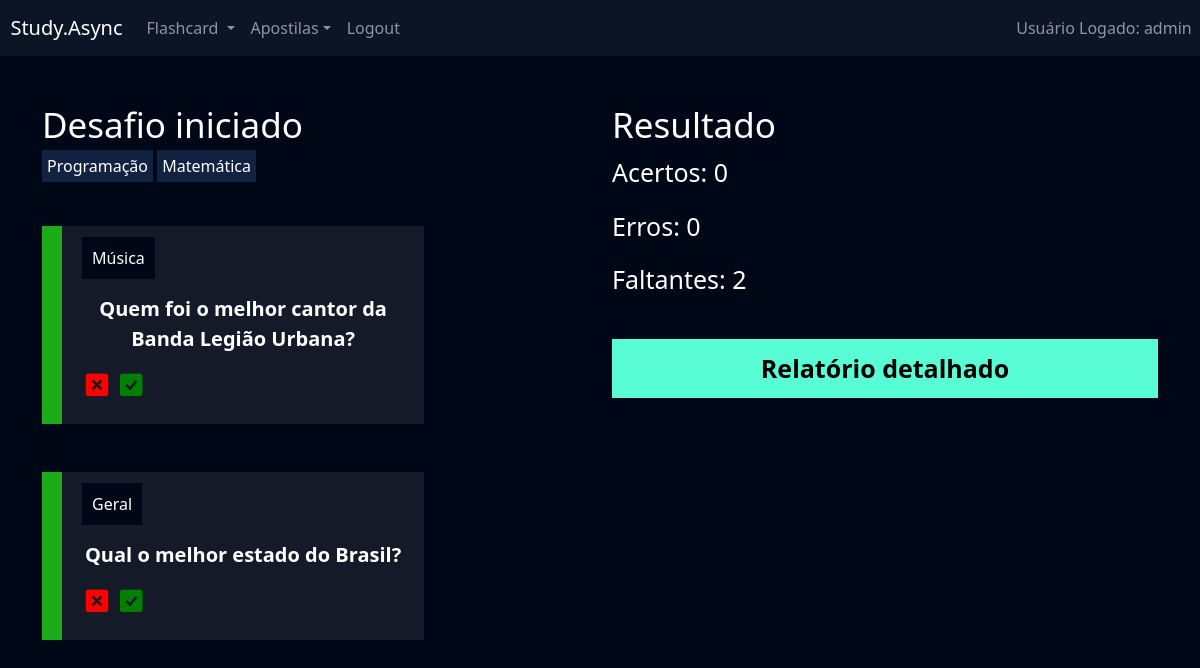
The app's page /flashcard/desafio/6 (signed in) with its own data.
### flashcard/models.py (models this page shows, shortened)
class FlashcardDesafio(models.Model):
    flashcard = models.ForeignKey(Flashcard, on_delete=models.DO_NOTHING)
    respondido = models.BooleanField(default=False)
    acertou = models.BooleanField(default=False)

class Flashcard(models.Model):
    DIFICULDADE_CHOICES = (('D', 'Difícil'), ('M', 'Médio'), ('F', 'Fácil'))
    user = models.ForeignKey(User, on_delete=models.DO_NOTHING)
    pergunta = models.CharField(max_length=100)
    resposta = models.TextField()
    categoria = models.ForeignKey(Categoria, on_delete=models.DO_NOTHING)
    dificuldade = models.CharField(max_length=1, choices=DIFICULDADE_CHOICES)
    @property
    def css_dificuldade(self):
        if self.dificuldade == 'F':
            return 'flashcard-facil'
        elif self.dificuldade == 'M':
            return 'flashcard-medio'
        elif self.dificuldade == 'D':
            return 'flashcard-dificil'

class Categoria(models.Model):
    nome = models.CharField(max_length=20)
    def __str__(self):
        return self.nome

### flashcard/views.py (the view)
# urls.py: path('desafio/<int:id>', views.desafio, name='desafio'),
def desafio(request, id):
    desafio = Desafio.objects.get(id=id)
    if not desafio.user == request.user:
        raise Http404()
    if request.method == 'GET':
        acertos = desafio.flashcards.filter(respondido=True).filter(acertou=True).count()
        erros = desafio.flashcards.filter(respondido=True).filter(acertou=False).count()
        faltantes = desafio.flashcards.filter(respondido=False).count()
    return render(request, 'desafio.html', {'desafio': desafio, 'acertos': acertos, 'erros': erros, 'faltantes': faltantes})

### flashcard/templates/desafio.html (shortened to what this page needs)
{% extends "base.html" %}
{% load static %}
{% block 'cabecalho' %}
    <link href="{% static 'usuarios/css/cadastro.css' %}" rel="stylesheet">
    <link href="{% static 'flashcard/css/novo_flashcard.css' %}" rel="stylesheet">
    <link href="{% static 'flashcard/css/iniciar_desafio.css' %}" rel="stylesheet">
    <link href="{% static 'flashcard/css/desafio.css' %}" rel="stylesheet">
    <link href='https://unpkg.com/boxicons@2.1.4/css/boxicons.min.css' rel='stylesheet'>
{% endblock 'cabecalho' %}
{% block 'conteudo' %}
    {% include "partials/header.html"%}
    <div class="container">
        <br>
        <br>
        <div class="row">
            <div class="col-md">
                <h3 class="fonte-secundaria" >Desafio iniciado</h3>
                <span class="badge-categoria">Programação</span>
                <span class="badge-categoria" >Matemática</span>
                <br>
                <br>
                <br>
                {% for flash in desafio.flashcards.all %}
                    <div class="box-new-flashcard {% if flash.respondido %}op2{% endif %}">
                        <div class="flashcard  {{flash.flashcard.css_dificuldade}}">
                            <div class="flashcard-categoria">
                                {{flash.flashcard.categoria}}
                            </div>
                            <br>
                            <br>
                            <div class="flashcard-box-item" onclick="flip_card(' {{flash.id}} ')">
                                <p class="flashcard-item">{{flash.flashcard.pergunta}}</p>
                            </div>
                            {% if not flash.respondido %}
                              <div class="responder">
                                  <a href="{% url 'responder_flashcard' flash.id %}?acertou=0&desafio_id={{desafio.id}}"><i class='bx bxs-x-square icone-vermelho'></i></a>
                                  <a href="{% url 'responder_flashcard' flash.id %}?acertou=1&desafio_id={{desafio.id}}"><i class='bx bxs-check-square icone-verde' ></i></a>
                              </div>
                            {% else %}
                              {% if flash.acertou %}
                                  <span class="badge bg-success">Acertou </span>
                              {% else %}
                                  <span class="badge bg-danger">Errou</span>
                              {% endif%}
                            {% endif %}
                        </div>
                    </div>
                    <br>
                    <br>
                {% endfor %}
            </div>
            <div class="col-md">
                <h3 class="fonte-secundaria">Resultado</h3>
                <p class="fonte-p">Acertos: {{acertos}} </p>
                <p class="fonte-p">Erros: {{erros}} </p>
                <p class="fonte-p">Faltantes: {{faltantes}} </p>
                <br>
                <a class="btn-cadastro btn-desafio" href="{% url 'relatorio' desafio.id %}">Relatório detalhado</a>
            </div>
        </div>
    </div>
{% endblock 'conteudo' %}

### templates/partials/header.html (shortened to what this page needs)
<head>
    <link href='https://unpkg.com/boxicons@2.1.4/css/boxicons.min.css' rel='stylesheet'>
</head>
<nav style="background-color: var(--main-color)" class="navbar navbar-expand-lg navbar-dark">
  <a class="navbar-brand" href="#">&nbsp;&nbsp;Study.Async</a>
  <div class="collapse navbar-collapse justify-content-between" id="navbarNav">
    <ul class="navbar-nav">
      <li class="nav-item dropdown">
        <a class="nav-link dropdown-toggle" href="#" id="flashcardDropdown" role="button" data-bs-toggle="dropdown" aria-expanded="false">
          Flashcard
        </a>
      </li>
      <li class="nav-item dropdown">
        <a class="nav-link dropdown-toggle" href="#" id="apostilasDropdown" role="button" data-bs-toggle="dropdown" aria-expanded="false">Apostilas</a>
      </li>
      <li class="nav-item navbar-collapse justify-content-between">
        <a class="nav-link" href="{% url 'logout' %}">Logout</a>
      </li>
    </ul>
    <span class="navbar-text">
      Usuário Logado: {{request.user}}&nbsp;&nbsp;
    </span>
  </div>
</nav>

### templates/static/geral/css/base.css (style rules this page uses)
:root { --main-color: #0b1526; --dark-color: #000716; --secondary-dark-color: rgb(15, 2, 26); --light-color: #00c1f3; --contrast-color: #f4c96b; --differential-color: #58fcd5; }
body { background-color: var(--dark-color) !important; color: white !important; }

### templates/static/usuarios/css/cadastro.css (style rules this page uses)
* { margin: 0; padding: 0; }
.btn-cadastro { padding: 10px; background-color: #58fcd5; border: none; border: 1px solid #58fcd5; font-size: 18px; font-weight: bold; padding-left: 25px; padding-right: 25px; }

### templates/static/flashcard/css/novo_flashcard.css (style rules this page uses)
.box-new-flashcard { width: 70%; margin: auto; }
.flashcard { background-color: rgba(255, 255, 255, .08); padding: 20px; }
.flashcard-box-item { text-align: center; }
.flashcard p { font-size: 20px; font-weight: bold; cursor: pointer; }
.flashcard-facil { border-left: 20px solid #1DAB1A; }
.flashcard-categoria { background-color: var(--dark-color); display: inline; padding: 10px; }

### templates/static/flashcard/css/iniciar_desafio.css (style rules this page uses)
.fonte-secundaria { font-size: 35px; }

### templates/static/flashcard/css/desafio.css (style rules this page uses)
.badge-categoria { padding: 5px; background-color: #122342; }
.box-new-flashcard { margin: 0; }
.icone-vermelho { color:red; font-size: 30px; }
.icone-verde { color:green; font-size: 30px; }
.fonte-p { font-size: 25px; }
.btn-desafio { width: 100% !important; color: black; text-decoration: none; display: block; text-align: center; font-size: 25px; }

### records on screen
FlashcardDesafio: flashcard.categoria "Música", flashcard.pergunta "Quem foi o melhor cantor da Banda Legião Urbana?"
FlashcardDesafio: flashcard.categoria "Geral", flashcard.pergunta "Qual o melhor estado do Brasil?"

### other values on screen
{{ request.user }} "admin"
{{ acertos }} "0"
{{ erros }} "0"
{{ faltantes }} "2"
